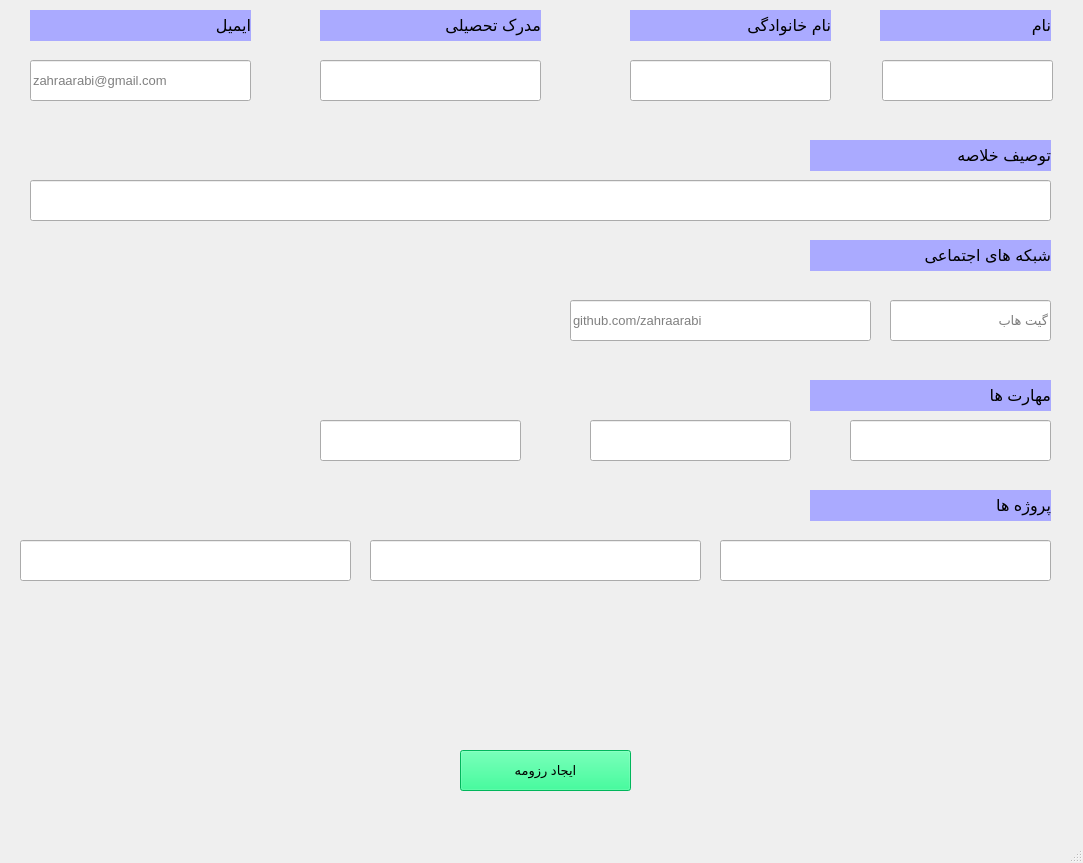
<?xml version="1.0" encoding="UTF-8"?>
<ui version="4.0">
 <class>MainWindow</class>
 <widget class="QMainWindow" name="MainWindow">
  <property name="geometry">
   <rect>
    <x>0</x>
    <y>0</y>
    <width>1083</width>
    <height>863</height>
   </rect>
  </property>
  <property name="font">
   <font>
    <family>Tahoma</family>
   </font>
  </property>
  <property name="windowTitle">
   <string>MainWindow</string>
  </property>
  <property name="styleSheet">
   <string notr="true">QHBoxLayout{
border-radius: 10px;
}</string>
  </property>
  <widget class="QWidget" name="centralwidget">
   <widget class="QLabel" name="label_4">
    <property name="geometry">
     <rect>
      <x>880</x>
      <y>10</y>
      <width>171</width>
      <height>31</height>
     </rect>
    </property>
    <property name="font">
     <font>
      <family>Tahoma</family>
      <pointsize>12</pointsize>
     </font>
    </property>
    <property name="styleSheet">
     <string notr="true">background-color: rgb(170, 170, 255);
border-color: rgb(0, 0, 0);</string>
    </property>
    <property name="text">
     <string>نام</string>
    </property>
   </widget>
   <widget class="QLabel" name="label_5">
    <property name="geometry">
     <rect>
      <x>630</x>
      <y>10</y>
      <width>201</width>
      <height>31</height>
     </rect>
    </property>
    <property name="font">
     <font>
      <family>Tahoma</family>
      <pointsize>12</pointsize>
     </font>
    </property>
    <property name="styleSheet">
     <string notr="true">background-color: rgb(170, 170, 255);
border-color: rgb(0, 0, 0);</string>
    </property>
    <property name="text">
     <string>نام خانوادگی</string>
    </property>
   </widget>
   <widget class="QLabel" name="label_6">
    <property name="geometry">
     <rect>
      <x>320</x>
      <y>10</y>
      <width>221</width>
      <height>31</height>
     </rect>
    </property>
    <property name="font">
     <font>
      <family>Tahoma</family>
      <pointsize>12</pointsize>
     </font>
    </property>
    <property name="styleSheet">
     <string notr="true">background-color: rgb(170, 170, 255);
border-color: rgb(0, 0, 0);</string>
    </property>
    <property name="text">
     <string>مدرک تحصیلی</string>
    </property>
   </widget>
   <widget class="QLabel" name="label_7">
    <property name="geometry">
     <rect>
      <x>30</x>
      <y>10</y>
      <width>221</width>
      <height>31</height>
     </rect>
    </property>
    <property name="font">
     <font>
      <family>Tahoma</family>
      <pointsize>12</pointsize>
     </font>
    </property>
    <property name="styleSheet">
     <string notr="true">background-color: rgb(170, 170, 255);
border-color: rgb(0, 0, 0);</string>
    </property>
    <property name="text">
     <string>ایمیل</string>
    </property>
   </widget>
   <widget class="QLabel" name="label_8">
    <property name="geometry">
     <rect>
      <x>810</x>
      <y>140</y>
      <width>241</width>
      <height>31</height>
     </rect>
    </property>
    <property name="font">
     <font>
      <family>Tahoma</family>
      <pointsize>12</pointsize>
     </font>
    </property>
    <property name="styleSheet">
     <string notr="true">background-color: rgb(170, 170, 255);
border-color: rgb(0, 0, 0);</string>
    </property>
    <property name="text">
     <string>توصیف خلاصه</string>
    </property>
   </widget>
   <widget class="QLabel" name="label_10">
    <property name="geometry">
     <rect>
      <x>810</x>
      <y>240</y>
      <width>241</width>
      <height>31</height>
     </rect>
    </property>
    <property name="font">
     <font>
      <family>Tahoma</family>
      <pointsize>12</pointsize>
     </font>
    </property>
    <property name="styleSheet">
     <string notr="true">background-color: rgb(170, 170, 255);
border-color: rgb(0, 0, 0);</string>
    </property>
    <property name="text">
     <string>شبکه های اجتماعی</string>
    </property>
   </widget>
   <widget class="QLabel" name="label_11">
    <property name="geometry">
     <rect>
      <x>810</x>
      <y>380</y>
      <width>241</width>
      <height>31</height>
     </rect>
    </property>
    <property name="font">
     <font>
      <family>Tahoma</family>
      <pointsize>12</pointsize>
     </font>
    </property>
    <property name="styleSheet">
     <string notr="true">background-color: rgb(170, 170, 255);
border-color: rgb(0, 0, 0);</string>
    </property>
    <property name="text">
     <string>مهارت ها</string>
    </property>
   </widget>
   <widget class="QLabel" name="label_12">
    <property name="geometry">
     <rect>
      <x>810</x>
      <y>490</y>
      <width>241</width>
      <height>31</height>
     </rect>
    </property>
    <property name="font">
     <font>
      <family>Tahoma</family>
      <pointsize>12</pointsize>
     </font>
    </property>
    <property name="styleSheet">
     <string notr="true">background-color: rgb(170, 170, 255);
border-color: rgb(0, 0, 0);</string>
    </property>
    <property name="text">
     <string>پروژه ها</string>
    </property>
   </widget>
   <widget class="QLineEdit" name="Name">
    <property name="geometry">
     <rect>
      <x>882</x>
      <y>60</y>
      <width>171</width>
      <height>41</height>
     </rect>
    </property>
    <property name="font">
     <font>
      <family>Tahoma</family>
      <pointsize>10</pointsize>
     </font>
    </property>
   </widget>
   <widget class="QLineEdit" name="Family">
    <property name="geometry">
     <rect>
      <x>630</x>
      <y>60</y>
      <width>201</width>
      <height>41</height>
     </rect>
    </property>
    <property name="font">
     <font>
      <family>Tahoma</family>
      <pointsize>10</pointsize>
     </font>
    </property>
   </widget>
   <widget class="QLineEdit" name="Degree">
    <property name="geometry">
     <rect>
      <x>320</x>
      <y>60</y>
      <width>221</width>
      <height>41</height>
     </rect>
    </property>
    <property name="font">
     <font>
      <family>Tahoma</family>
      <pointsize>10</pointsize>
     </font>
    </property>
   </widget>
   <widget class="QLineEdit" name="Email">
    <property name="geometry">
     <rect>
      <x>30</x>
      <y>60</y>
      <width>221</width>
      <height>41</height>
     </rect>
    </property>
    <property name="font">
     <font>
      <family>Tahoma</family>
      <pointsize>10</pointsize>
     </font>
    </property>
    <property name="placeholderText">
     <string>zahraarabi@gmail.com</string>
    </property>
   </widget>
   <widget class="QLineEdit" name="Media1">
    <property name="geometry">
     <rect>
      <x>890</x>
      <y>300</y>
      <width>161</width>
      <height>41</height>
     </rect>
    </property>
    <property name="font">
     <font>
      <family>Tahoma</family>
      <pointsize>10</pointsize>
     </font>
    </property>
    <property name="placeholderText">
     <string>گیت هاب</string>
    </property>
   </widget>
   <widget class="QLineEdit" name="Media1add">
    <property name="geometry">
     <rect>
      <x>570</x>
      <y>300</y>
      <width>301</width>
      <height>41</height>
     </rect>
    </property>
    <property name="font">
     <font>
      <family>Tahoma</family>
      <pointsize>10</pointsize>
     </font>
    </property>
    <property name="placeholderText">
     <string>github.com/zahraarabi</string>
    </property>
   </widget>
   <widget class="QPushButton" name="pushButton">
    <property name="geometry">
     <rect>
      <x>460</x>
      <y>750</y>
      <width>171</width>
      <height>41</height>
     </rect>
    </property>
    <property name="font">
     <font>
      <family>Tahoma</family>
      <pointsize>10</pointsize>
     </font>
    </property>
    <property name="styleSheet">
     <string notr="true">background-color: rgb(0, 255, 127);</string>
    </property>
    <property name="text">
     <string>ایجاد رزومه</string>
    </property>
   </widget>
   <widget class="QLineEdit" name="Description">
    <property name="geometry">
     <rect>
      <x>30</x>
      <y>180</y>
      <width>1021</width>
      <height>41</height>
     </rect>
    </property>
    <property name="font">
     <font>
      <family>Tahoma</family>
      <pointsize>10</pointsize>
     </font>
    </property>
   </widget>
   <widget class="QLineEdit" name="Skill1">
    <property name="geometry">
     <rect>
      <x>850</x>
      <y>420</y>
      <width>201</width>
      <height>41</height>
     </rect>
    </property>
    <property name="font">
     <font>
      <family>Tahoma</family>
      <pointsize>10</pointsize>
     </font>
    </property>
   </widget>
   <widget class="QLineEdit" name="Project2">
    <property name="geometry">
     <rect>
      <x>370</x>
      <y>540</y>
      <width>331</width>
      <height>41</height>
     </rect>
    </property>
    <property name="font">
     <font>
      <family>Tahoma</family>
      <pointsize>10</pointsize>
     </font>
    </property>
   </widget>
   <widget class="QLineEdit" name="Project1">
    <property name="geometry">
     <rect>
      <x>720</x>
      <y>540</y>
      <width>331</width>
      <height>41</height>
     </rect>
    </property>
    <property name="font">
     <font>
      <family>Tahoma</family>
      <pointsize>10</pointsize>
     </font>
    </property>
   </widget>
   <widget class="QLineEdit" name="Skill2">
    <property name="geometry">
     <rect>
      <x>590</x>
      <y>420</y>
      <width>201</width>
      <height>41</height>
     </rect>
    </property>
    <property name="font">
     <font>
      <family>Tahoma</family>
      <pointsize>10</pointsize>
     </font>
    </property>
   </widget>
   <widget class="QLineEdit" name="Skill3">
    <property name="geometry">
     <rect>
      <x>320</x>
      <y>420</y>
      <width>201</width>
      <height>41</height>
     </rect>
    </property>
    <property name="font">
     <font>
      <family>Tahoma</family>
      <pointsize>10</pointsize>
     </font>
    </property>
   </widget>
   <widget class="QLineEdit" name="Project3">
    <property name="geometry">
     <rect>
      <x>20</x>
      <y>540</y>
      <width>331</width>
      <height>41</height>
     </rect>
    </property>
    <property name="font">
     <font>
      <family>Tahoma</family>
      <pointsize>10</pointsize>
     </font>
    </property>
   </widget>
  </widget>
  <widget class="QMenuBar" name="menubar">
   <property name="geometry">
    <rect>
     <x>0</x>
     <y>0</y>
     <width>1083</width>
     <height>26</height>
    </rect>
   </property>
  </widget>
  <widget class="QStatusBar" name="statusbar"/>
 </widget>
 <resources/>
 <connections/>
</ui>
